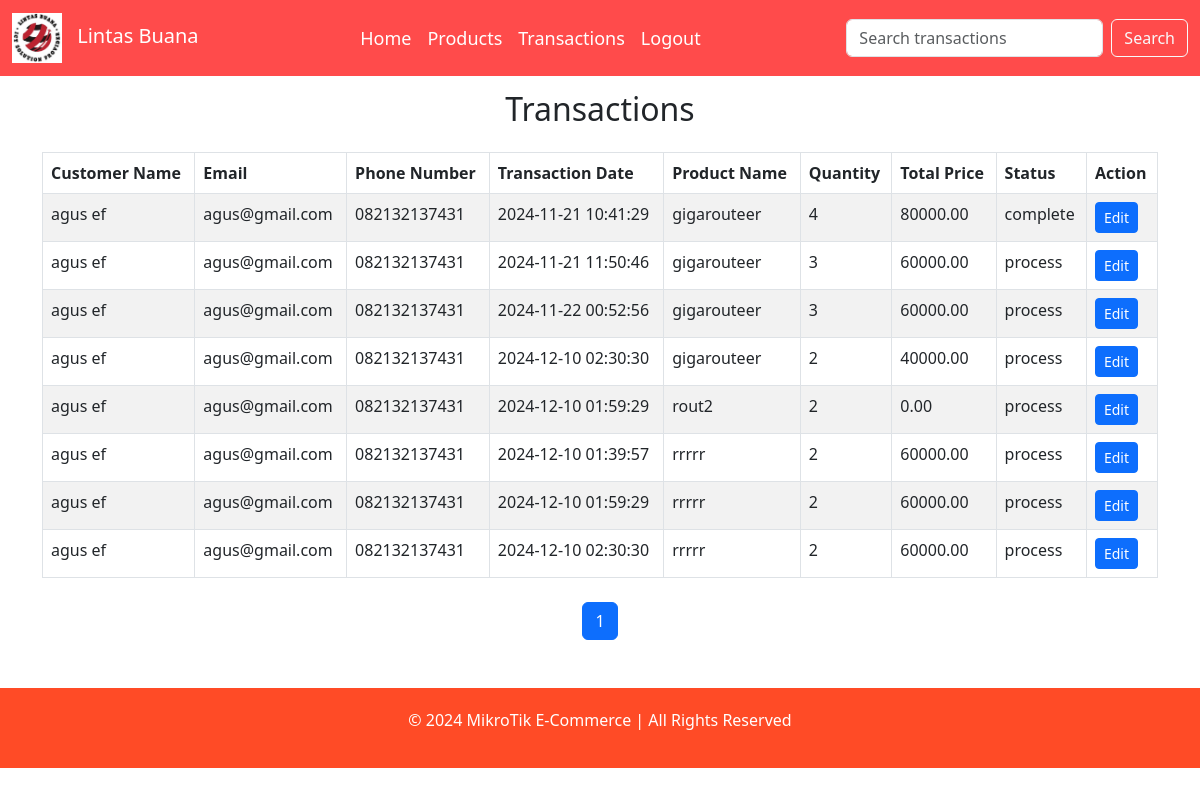
The app's page /admin/transactions.php (signed in) with its own data.
### tables this page shows
CREATE TABLE `transaction` (
  `transaction_id` int(11) NOT NULL,
  `transaction_date` datetime DEFAULT current_timestamp(),
  `customer_id` int(11) DEFAULT NULL
);

CREATE TABLE `customer` (
  `customer_id` int(11) NOT NULL,
  `first_name` varchar(100) NOT NULL,
  `last_name` varchar(100) NOT NULL,
  `email` varchar(100) NOT NULL,
  `phone_number` varchar(20) DEFAULT NULL,
  `customer_address` varchar(255) NOT NULL
);

CREATE TABLE `product` (
  `product_id` int(11) NOT NULL,
  `product_name` varchar(100) NOT NULL,
  `product_price` decimal(10,2) NOT NULL,
  `product_description` text DEFAULT NULL,
  `category_id` int(11) DEFAULT NULL,
  `product_image` varchar(255) NOT NULL,
  `product_stock` int(11) DEFAULT NULL
);

CREATE TABLE `transaction_detail` (
  `transaction_detail_id` int(11) NOT NULL,
  `transaction_id` int(11) DEFAULT NULL,
  `product_id` int(11) DEFAULT NULL,
  `quantity` int(11) DEFAULT NULL,
  `total_price` decimal(10,2) DEFAULT NULL,
  `status` enum('cancelled','process','complete') DEFAULT 'process'
);

### admin/transactions.php (the view, shortened to what this page needs)
<?php
include 'config.php';
$transactionsPerPage = 8;
$page = isset($_GET['page']) ? $_GET['page'] : 1;
$startFrom = ($page - 1) * $transactionsPerPage;
$searchQuery = isset($_GET['search']) ? $_GET['search'] : '';
if ($searchQuery != '') {
    $query = "SELECT t.transaction_id, t.transaction_date,
                 CONCAT(c.first_name, ' ', c.last_name) AS customer_name,
                 c.email, c.phone_number,
                 p.product_name, td.quantity, td.total_price, td.status
          FROM transaction t
          JOIN transaction_detail td ON t.transaction_id = td.transaction_id
          JOIN customer c ON t.customer_id = c.customer_id
          JOIN product p ON td.product_id = p.product_id
          WHERE c.first_name LIKE '%$searchQuery%'
             OR c.last_name LIKE '%$searchQuery%'
             OR p.product_name LIKE '%$searchQuery%'
             OR t.transaction_date LIKE '%$searchQuery%'
          LIMIT $startFrom, $transactionsPerPage";
} else {
    $query = "SELECT t.transaction_id, t.transaction_date,
                     CONCAT(c.first_name, ' ', c.last_name) AS customer_name,
                     c.email, c.phone_number,
                     p.product_name, td.quantity, td.total_price , td.status
              FROM transaction t
              JOIN transaction_detail td ON t.transaction_id = td.transaction_id
              JOIN customer c ON t.customer_id = c.customer_id
              JOIN product p ON td.product_id = p.product_id
              LIMIT $startFrom, $transactionsPerPage";
}
$result = mysqli_query($conn, $query);
?>
<!DOCTYPE html>
<html lang="en">
<head>
    <link href="style.css" rel="stylesheet">
    <link href="https://cdn.jsdelivr.net/npm/bootstrap@5.3.0-alpha1/dist/css/bootstrap.min.css" rel="stylesheet">
</head>
<body>
    <header>
        <nav class="navbar navbar-expand-lg navbar-dark fixed-top">
            <div class="container-fluid">
                <a class="navbar-brand" href="index.php">
                    <img src="images/logo.jpg" alt="Logo"> Lintas Buana
                </a>
                <div class="collapse navbar-collapse" id="navbarNav">
                    <ul class="navbar-nav ms-auto">
                        <li class="nav-item">
                            <a class="nav-link" href="index.php">Home</a>
                        </li>
                        <li class="nav-item">
                            <a class="nav-link active" href="products.php">Products</a>
                           <?php if(isset($_SESSION['admin'])): ?>
                            <li class="nav-item">
                                <a class="nav-link" href="transactions.php">Transactions</a>
                            </li>
                            <li class="nav-item">
                                <a class="nav-link" href="admin/logout.php">Logout</a>
                            </li>
                        <?php endif; ?>
                    </ul>
                    <form class="d-flex ms-auto" method="GET" action="transactions.php">
                        <input class="form-control me-2" type="search" placeholder="Search transactions" aria-label="Search" name="search" value="<?php echo $searchQuery; ?>">
                        <button class="btn btn-outline-light" type="submit">Search</button>
                    </form>
                </div>
            </div>
        </nav>
    </header>
    <section class="container my-5">
        <h2 class="text-center mb-4">Transactions</h2>
        <table class="table table-bordered table-striped">
            <thead>
                <tr>
                    <th>Customer Name</th>
                    <th>Email</th>
                    <th>Phone Number</th>
                    <th>Transaction Date</th>
                    <th>Product Name</th>
                    <th>Quantity</th>
                    <th>Total Price</th>
                    <th>Status</th>
                    <th>Action</th>
                </tr>
            </thead>
            <tbody>
                <?php
                if (mysqli_num_rows($result) > 0) {
                    while ($row = mysqli_fetch_assoc($result)) {
                        echo '<tr>
                                <td>' . $row['customer_name'] . '</td>
                                <td>' . $row['email'] . '</td>
                                <td>' . $row['phone_number'] . '</td>
                                <td>' . $row['transaction_date'] . '</td>
                                <td>' . $row['product_name'] . '</td>
                                <td>' . $row['quantity'] . '</td>
                                <td>' . $row['total_price'] . '</td>
                                <td>' . $row['status'] . '</td>
                                <td>
                                    <a href="edit_transaction.php?transaction_id=' . $row['transaction_id'] . '" class="btn btn-primary btn-sm">Edit</a>
                                </td>
                              </tr>';
                    }
                } else {
                    echo '<tr><td colspan="9" class="text-center">No transactions found.</td></tr>';
                }
                ?>
            </tbody>
        </table>
        <nav aria-label="Page navigation" class="mt-4">
            <ul class="pagination justify-content-center">
                <?php
                if ($searchQuery != '') {
                    $totalQuery = "SELECT COUNT(*) AS total
                                   FROM transaction t
                                   JOIN customer c ON t.customer_id = c.customer_id
                                   WHERE c.first_name LIKE '%$searchQuery%' OR c.last_name LIKE '%$searchQuery%'";
                } else {
                    $totalQuery = "SELECT COUNT(*) AS total FROM transaction";
                }
                $totalResult = mysqli_query($conn, $totalQuery);
                $totalRow = mysqli_fetch_assoc($totalResult);
                $totalTransactions = $totalRow['total'];
                $totalPages = ceil($totalTransactions / $transactionsPerPage);
                for ($i = 1; $i <= $totalPages; $i++) {
                    $activeClass = ($i == $page) ? 'active' : '';
                    echo "<li class='page-item $activeClass'><a class='page-link' href='transactions.php?page=$i&search=$searchQuery'>$i</a></li>";
                }
                ?>
            </ul>
        </nav>
    </section>
    <footer class="footer">
        <p>&copy; 2024 MikroTik E-Commerce | All Rights Reserved</p>
    </footer>
</body>
</html>

### admin/style.css (style rules this page uses)
body { background-color: #f4f4f4; color: #333; }
header { background-color: #FF4B4B; color: white; padding: 1px 0; }
.navbar.fixed-top { background-color: #FF4B4B !important; color: white; }
.footer { background-color: #FF4B26; color: white; padding: 20px 0; text-align: center; }
.navbar-brand img { width: 50px; height: 50px; margin-right: 10px; }
.navbar-dark .navbar-nav .nav-link { color: #ffffff; font-size: 18px; }

### admin/transactions.php (style rules this page uses)
body { padding-top: 40px; }

### records on screen
transaction: customer_name "agus ef", customer.email "agus@gmail.com", customer.phone_number "082132137431", transaction_date "2024-11-21 10:41:29", product.product_name "gigarouteer", transaction_detail.quantity "4", transaction_detail.total_price "80000.00", transaction_detail.status "complete"
transaction: customer_name "agus ef", customer.email "agus@gmail.com", customer.phone_number "082132137431", transaction_date "2024-11-21 11:50:46", product.product_name "gigarouteer", transaction_detail.quantity "3", transaction_detail.total_price "60000.00", transaction_detail.status "process"
transaction: customer_name "agus ef", customer.email "agus@gmail.com", customer.phone_number "082132137431", transaction_date "2024-11-22 00:52:56", product.product_name "gigarouteer", transaction_detail.quantity "3", transaction_detail.total_price "60000.00", transaction_detail.status "process"
transaction: customer_name "agus ef", customer.email "agus@gmail.com", customer.phone_number "082132137431", transaction_date "2024-12-10 02:30:30", product.product_name "gigarouteer", transaction_detail.quantity "2", transaction_detail.total_price "40000.00", transaction_detail.status "process", product.product_name "rrrrr", transaction_detail.total_price "60000.00"
transaction: customer_name "agus ef", customer.email "agus@gmail.com", customer.phone_number "082132137431", transaction_date "2024-12-10 01:59:29", product.product_name "rout2", transaction_detail.quantity "2", transaction_detail.total_price "0.00", transaction_detail.status "process", product.product_name "rrrrr", transaction_detail.total_price "60000.00"
transaction: customer_name "agus ef", customer.email "agus@gmail.com", customer.phone_number "082132137431", transaction_date "2024-12-10 01:39:57", product.product_name "rrrrr", transaction_detail.quantity "2", transaction_detail.total_price "60000.00", transaction_detail.status "process"
